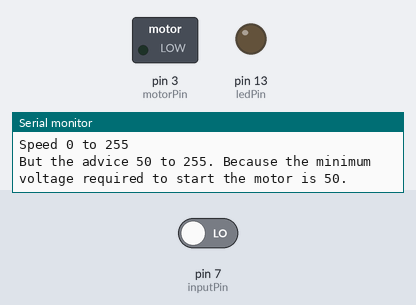
Recording of a sketch running on a simulated Arduino Uno, built with avr-gcc and run on an emulated ATmega328P. Shown: switched loads named in the sketch (green lamp = pin HIGH), output pins drawn as LEDs (lit = HIGH), the last lines printed to the serial monitor. The inputs (shaded band) are chosen by the test bench; at power-on: pin 7 (inputPin) LOW.

Above: at 1.2 s.
1.3 s: pin 7 (inputPin) driven HIGH
At 2.5 s:
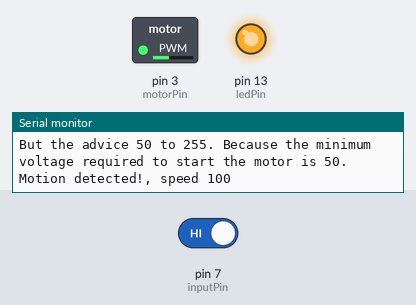
2.8 s: pin 7 (inputPin) driven LOW
At 3.7 s:
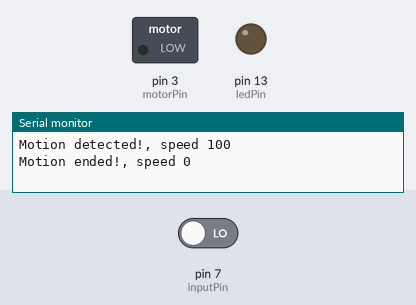
Timing chart, 0 to 5.8 s (numbered marks = the images above; inputs shaded):
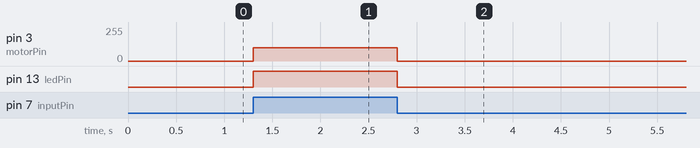

Measured:
- after the input at 1.3 s, pin 3 (motorPin): 0/255 → 100/255 at once; pin 13 (ledPin): LOW → HIGH at once
- after the input at 2.8 s, pin 3 (motorPin): 100/255 → 0/255 at once; pin 13 (ledPin): HIGH → LOW at once

The sketch:

D7_S3.ino
```cpp
//Sketch PIR controlling DC motor

int motorPin = 3;

int ledPin = 13;                // choose the pin for the LED
int inputPin = 7;               // choose the input pin (for PIR sensor)
int pirState = LOW;             // we start, assuming no motion detected
int val = 0;
int speed =100;
int stop = 0;

void setup()
{

  pinMode(ledPin, OUTPUT);      // declare LED as output
  pinMode(inputPin, INPUT);     // declare sensor as input

  pinMode(motorPin, OUTPUT);
  Serial.begin(9600);
  while (! Serial);
  Serial.println("Speed 0 to 255");
  Serial.println("But the advice 50 to 255. Because the minimum voltage required to start the motor is 50.");
}


void loop()
{

  val = digitalRead(inputPin);  // read input value
  if (val == HIGH) {            // check if the input is HIGH
    digitalWrite(ledPin, HIGH);  // turn LED ON
    if (pirState == LOW) {
      // we have just turned on
      Serial.println("Motion detected!, speed 100");
      // We only want to print on the output change, not state
      pirState = HIGH;
      analogWrite(motorPin, speed);
    }
  } else {
    digitalWrite(ledPin, LOW); // turn LED OFF
    if (pirState == HIGH){
      // we have just turned of
      Serial.println("Motion ended!, speed 0");
      // We only want to print on the output change, not state
      pirState = LOW;
      analogWrite(motorPin, stop);
    }
  }

}
```
